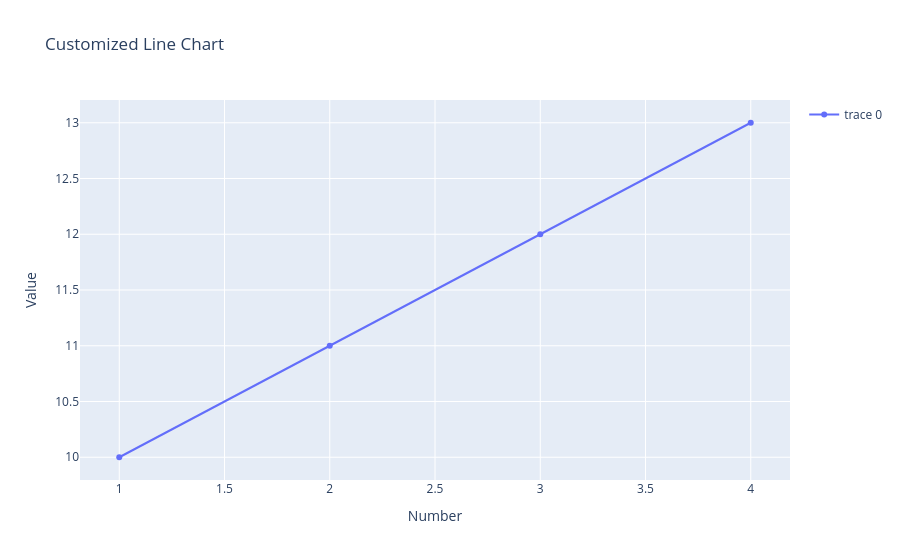

Source (notebook cell):
### Code cell
# Customizing the line chart with markers and line style

fig.update_layout(
    title='Customized Line Chart',
    xaxis_title=dict(text='Number'),
    yaxis_title=dict(text='Value'),
    showlegend=True
)

### Figure 1 — Plotly figure (JSON) as saved in the notebook; plotly's stock layout.template omitted (floating-point values rounded to 4 significant figures)
{"data": [{"type": "scatter", "x": [1, 2, 3, 4], "y": [10, 11, 12, 13]}], "layout": {"showlegend": true, "title": {"text": "Customized Line Chart"}, "xaxis": {"title": {"text": "Number"}}, "yaxis": {"title": {"text": "Value"}}}}
